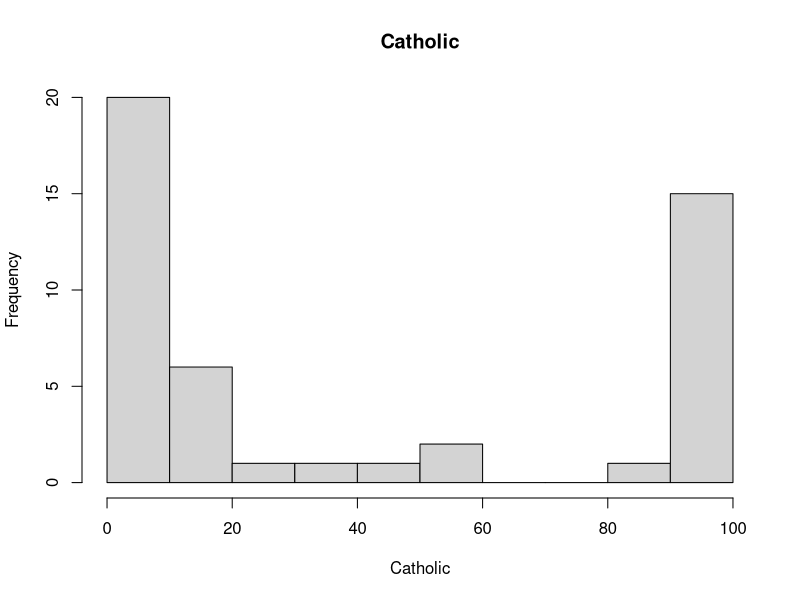
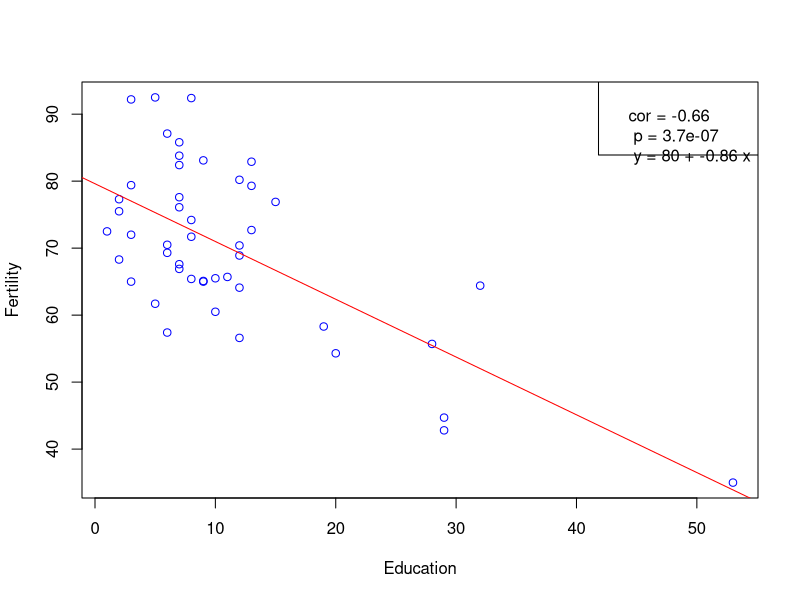
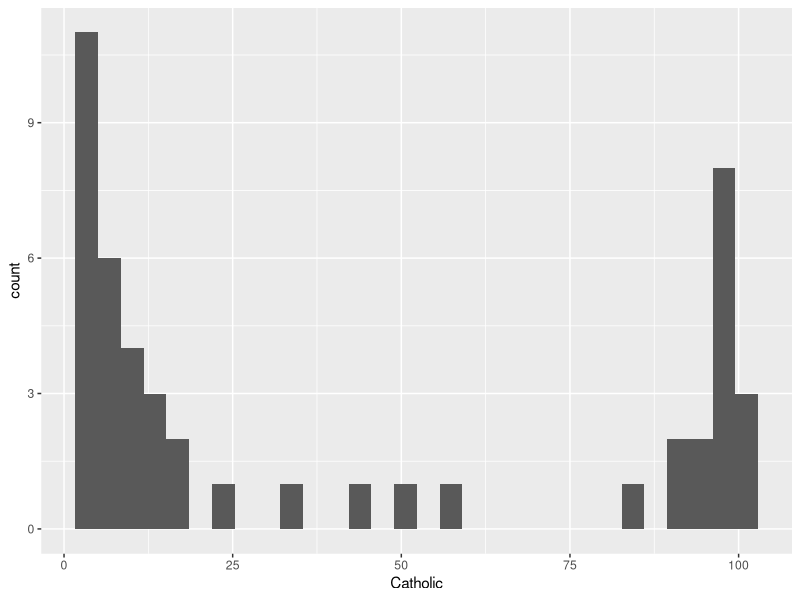
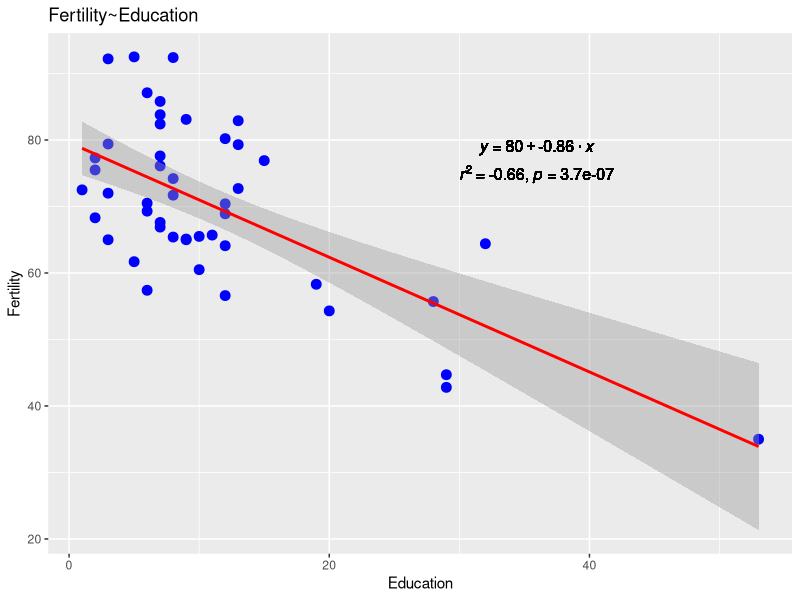
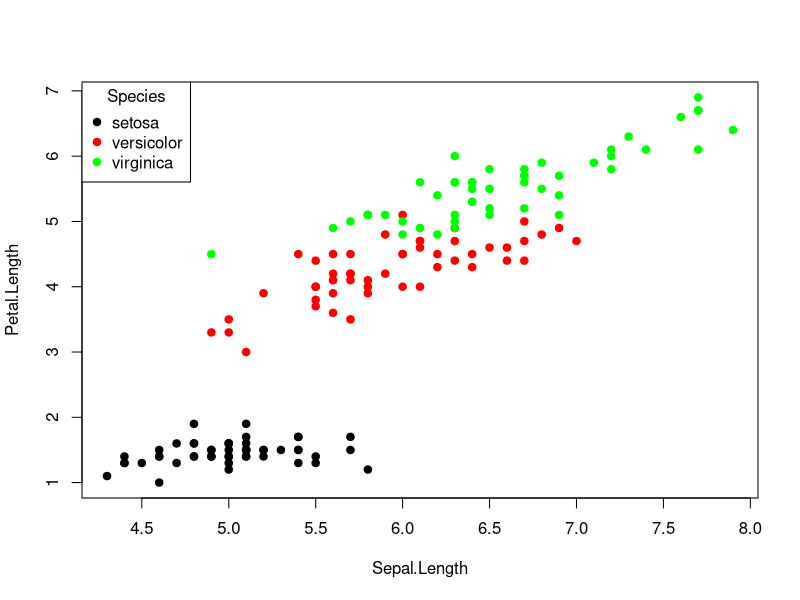
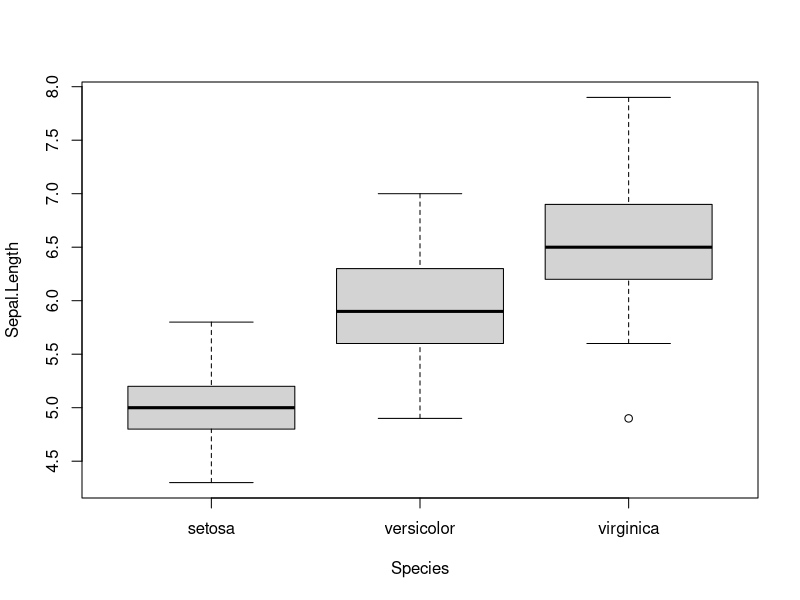
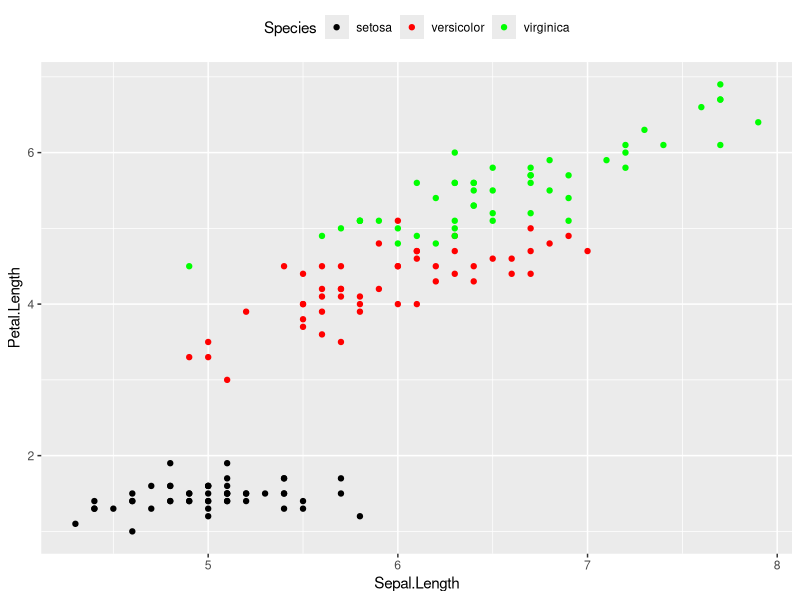
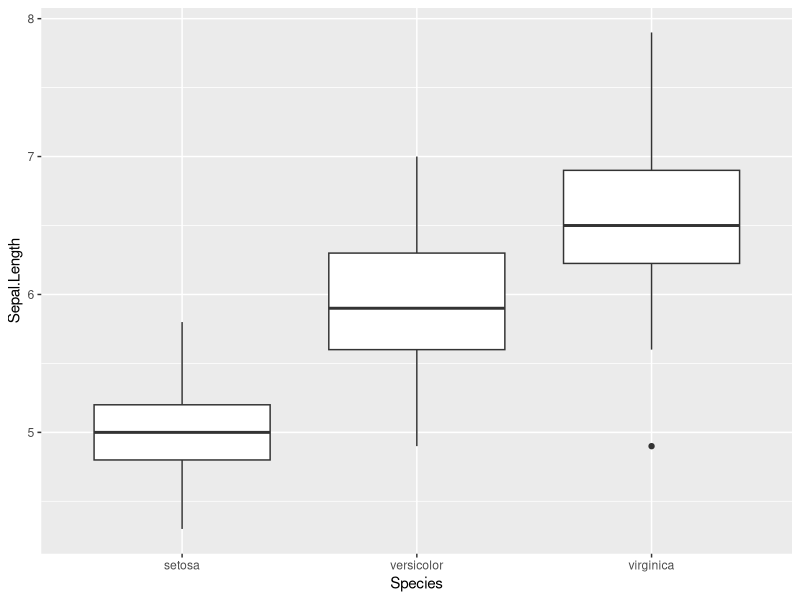

Write the R code that produced these figures, in order.
## ---- chunk 1
Sys.info()[["user"]]
Sys.getenv("HOME")
## ---- chunk 2
library(ggplot2)
#计算数据
m <- lm(Fertility ~ Education,swiss)
cor_val <- cor(swiss$Fertility, swiss$Education)#相关系数
p_val <- cor.test(swiss$Fertility,swiss$Education)$p.value#p值
eq <- substitute(atop(paste(italic(y)," = ",a + b %.% italic(x),sep = ""),
                      paste(italic(r)^2," = ",cor,", ",italic(p)," = ",pvalue,sep = "")),
                      list(a = as.vector(format(coef(m)[1],digits = 2)),
                           b = as.vector(format(coef(m)[2],digits = 2)),
#format使数字按科学计数法进行显示，digits是显示的位数
                           cor = as.vector(format(cor_val,digits = 2)),
                           pvalue = as.vector(format(p_val,digits = 2))))
eq_expression <- as.character(as.expression(eq))#公式

#基础作图函数
#直方图↓
hist(x=swiss$Catholic,
     main = "Catholic",
     xlab = "Catholic")

#散点图↓
with(swiss,plot(Education,Fertility,
                col = "blue"))#绘制基础散点图
abline(lm(swiss$Fertility ~ swiss$Education),
       col="red")#添加拟合曲线
legend("topright",
       legend = paste("cor =",round(cor_val,2),#保留2位小数
                      "\n",
                      "p =",format(p_val,scientific = T,digits = 2),
                      "\n",
                      "y =",format(coef(m)[1],digits = 2),"+",format(coef(m)[2],digits = 2),"x"))


#ggplot2
#直方图↓
ggplot(swiss,aes(x=Catholic))+
  geom_histogram()

#散点图↓
ggplot(swiss, aes(x = Education,y = Fertility)) +
  geom_point(color = "blue",size = 3) +#绘制基础散点图
  geom_smooth(method = "lm",color = "red") +#添加拟合曲线
  labs(title = "Fertility~Education", x = "Education", y = "Fertility") +#标题和xy轴
  #以下注释为其中一种添加公式的方法
  # annotate("text",#声明注释的类型为文本
  #          x = 20, y = 35,#添加注释的位置
  #          label = paste("Correlation =", #注释内容
  #                        round(cor_val, 2),
  #                        "\n", 
  #                        "p-value =", 
  #                        format(p_val,scientific = T,digits = 2)))
  geom_text(data = NULL,
            aes(x = 30,y = 80,label = eq_expression,hjust = 0,vjust = 1),
                size = 4,parse = TRUE,inherit.aes = FALSE)
## ---- chunk 3
colors <- c("setosa" = "black","versicolor" = "red","virginica" = "green")#建立物种与颜色的对应（一个字典）

#基础作图函数
#散点图↓
with(iris,
     plot(Sepal.Length,Petal.Length,#基础散点图
          col = colors[Species],#按物种分配颜色
#注：colors[Species]是在画图时按colors这个对应给物种标注颜色，如果只写col=colors，效果等效于colors <- c("red","green","blue")
          pch = 19,#设置颜色为填充色，而不是边缘颜色
          xlab = "Sepal.Length",ylab = "Petal.Length"))#设置xy轴标题
legend("topleft",#设置图例位置
       legend = levels(iris$Species),#设置图例中的元素来自iris$Species
       col = colors,#按之前的对应设置颜色
       pch = 19,#颜色为填充色
       title = "Species")#图例的标题
#boxplot↓
boxplot(Sepal.Length~Species,data = iris)

#ggplot2
#散点图↓
ggplot(iris,aes(x = Sepal.Length,y = Petal.Length,#xy轴数据
                color = Species),#按物种分颜色
       labs(x = Sepal.Length,y = Petal.Length))+#设置xy轴标签
  geom_point()+#画散点图
  scale_color_manual(values = colors)+#手动设置颜色
  theme(legend.position = "top")#设置图例位置
#boxplot↓
ggplot(iris,aes(x = Species,y = Sepal.Length))+
  geom_boxplot()
## ---- chunk 4
library(tidyverse)
library(dplyr)
starwars_noNA <- starwars %>% #获取没有NA的数据
  dplyr::filter(is.na(height)==FALSE&is.na(gender)==FALSE)
base_boxplot <- ggplot(starwars_noNA,aes(x = gender,y = height))+
  geom_boxplot()+
  labs(x = "gender",y = "height")#创建基础boxplot
library(ggsignif)
p1 <- base_boxplot+
  geom_signif(comparisons = list(c("feminine", "masculine")),#设置需要比较的组
              map_signif_level = T)#将图像上方的p值以*代替
p1
## ---- chunk 5
p2 <- ggplot(iris,aes(x = Sepal.Length,y = Sepal.Width,
                      color = Species,#颜色按物种分组
                      shape = Species))+#点形状也按物种分组
  geom_density2d()+#画geom_density2d图
  geom_point()+#画散点图
  labs(title = "IRIS")#添加标题
p2
## ---- chunk 6
#大体思路就是建一个新数据集，由mtcars和mtcars_new组成，mtcars_new就是把mtcars中cyl全改成468，因为facet_wrap要按cyl分组，这样才能分为4 6 8 468四组，其中468组包含全部mtcars全部数据
rm(mtcars)#重置mtcars数据集
mtcars_old <- mtcars#保存原mtcars
mtcars$cyl <- 468#更改列值
mtcars_468 <- mtcars#保存新mtcars
mtcars_new <- dplyr::bind_rows(mtcars_old,mtcars_468)#合并
p3 <- ggplot(mtcars_new,aes(x = wt,y = mpg,
                            col = factor(cyl)))+#颜色按cyl分组
  geom_point()+#画散点图
  geom_smooth()+#添加拟合曲线
  scale_color_manual(breaks = c("4","6","8","468"),
                     values = c("red","green","blue","purple"))+#手动设置颜色，breaks与values一一相对(cyl=4的颜色是red)
  labs(x = "Weight",y = "MPG")+#添加xy轴标签
  facet_wrap(.~cyl,#按cyl分成多列
             ncol = 2,#列数为2
             scales = "free",#设置xy轴不统一
             dir = "h")#按水平方向排布，即第一行是46第二行是8，若是v就是48 )
p3
## ---- chunk 7
ggplot(airquality,aes(x = Wind,y = Temp,
                      col = factor(Month)))+#按月份分组
  geom_line()+#折线图
  geom_point()+#散点图
  geom_smooth()+#添加smooth图层
  labs(x = "Wind",y = "Temp")+
  facet_wrap(.~Month,ncol = 3,scales = "free",dir = "h")
## ---- chunk 8
rm(mtcars)#重置mtcars
data <- mtcars %>%
  rownames_to_column() %>% #行名变成列
  arrange(cyl,mpg)#以cyl为主序，mpg为次序，即先排cyl，再在其基础上排mpg。可以看成先按cyl分组，再在组内排序mpg
#注：不能写group_by(cyl)再arrange(mpg)，因为group_by只对summary等函数有用
data$rowname <- factor(data$rowname,
                       levels = data$rowname)#将rowname列改成向量形式
data <- data %>%
  mutate(id = row_number(),
         angle = 90-360*(id-0.5)/n())#按题意增加列

p4 <- ggplot(data,aes(x = rowname,y = mpg,
                      fill = factor(cyl)))+#按cyl填充颜色
  scale_y_continuous(expand = c(0.01,max(data$mpg)/3))+#修改y轴范围（起始值和结束值），反映到图上就是中间圆的大小和外面一圈柱子的长短
  geom_bar(stat = "identity")+#基础柱状图
  coord_polar(theta = "x",start = 0)+#画polar图（将x轴变为圆形）
  geom_text(aes(x=1:length(data$rowname),
                label = data$rowname,
                angle = data$angle,
                hjust = -0.1))+#添加文本（x轴名称），hjust为标签距中心距离
  theme(panel.grid.major = element_blank(),
        panel.grid.minor = element_blank())+#不显示主网格线（就是平行xy轴的那些刻度线）
  theme(axis.ticks = element_blank(),
        axis.text.y = element_blank(),
        axis.text.x = element_blank())+#不显示刻度和xy轴刻度文本
  labs(x = "",y = "")+#不显示xy轴名称
  theme(panel.background = element_rect(fill = "transparent",colour = NA),
        plot.background = element_rect(fill = "transparent",colour = NA))#去掉图背景的阴影
p4
## ---- chunk 9
library(cowplot)
ggdraw()+
  draw_plot(p3,x = 0,y = 0,width = .5,height = 1)+
  draw_plot(p1, 0.5, 0.5, 0.5, 0.5) +
  draw_plot(p2, 0.5, 0, 0.5, 0.5) +
  draw_plot_label(c("A", "B", "C"), c(0, 0.5, 0.5), c(1, 1, 0.5), size = 10)
## ---- chunk 10
library(gridExtra)
grid.arrange(p1+labs(tag = "A"),#先为每个图添标签，再组合在一起
             p2+labs(tag = "B"),
             p4+labs(tag = "C"),
             nrow = 2,
             layout_matrix = rbind(c(1,1),c(2,3)))
## ---- chunk 11
library(patchwork)
#patchwork提供了两个操作符  |：图形并列放置，即按行  /：图形竖直堆叠，即按列
#可以使用小括号来区分组合优先级
p1 <- p1+labs(tag = "A")
p3 <- p3+labs(tag = "B")
p4 <- p4+labs(tag = "C")
p2 <- p2+labs(tag = "D")#先为每个图添标签，再组合在一起
p1 / (p3 | p4) / p2
## ---- chunk 12
library(lattice)
lattice::splom( mtcars[c(1,3,4,5,6)] )
